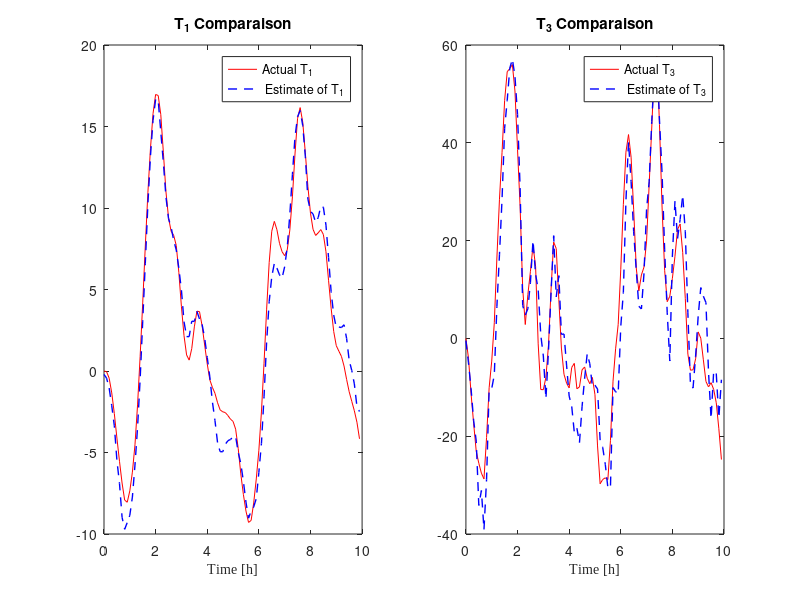
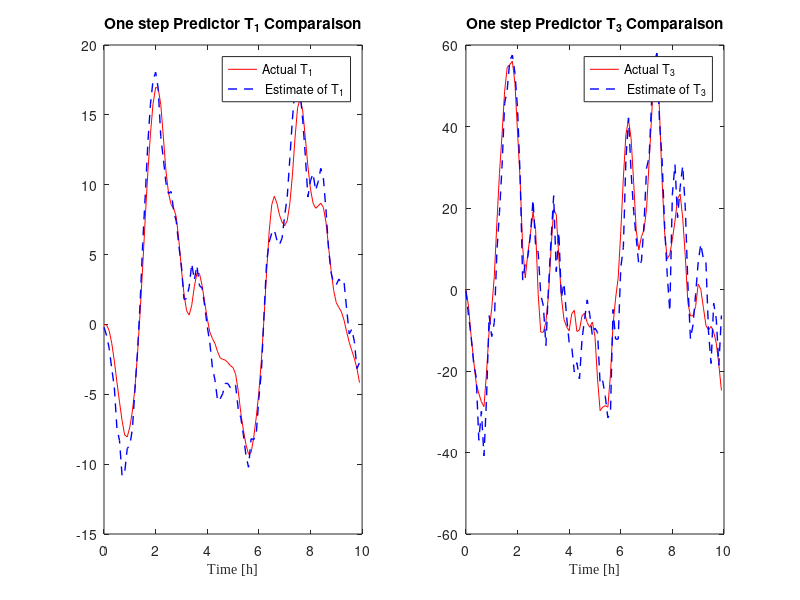
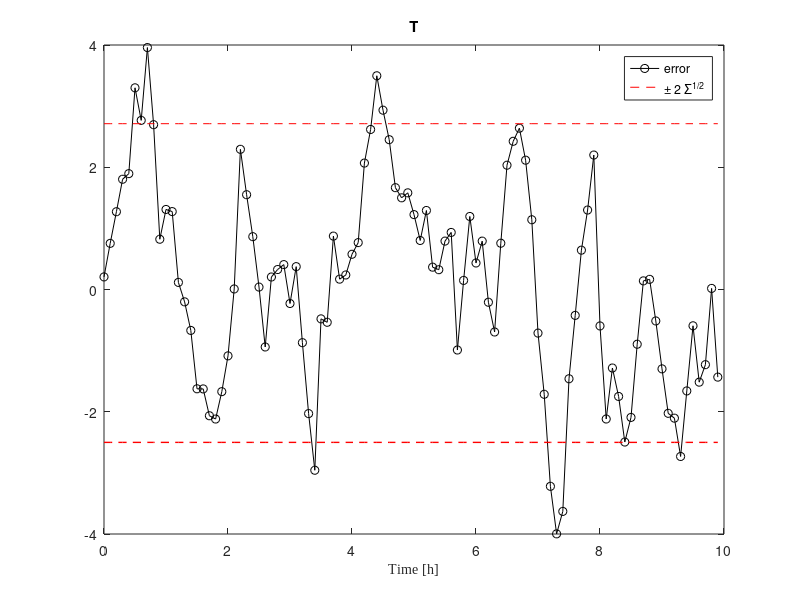
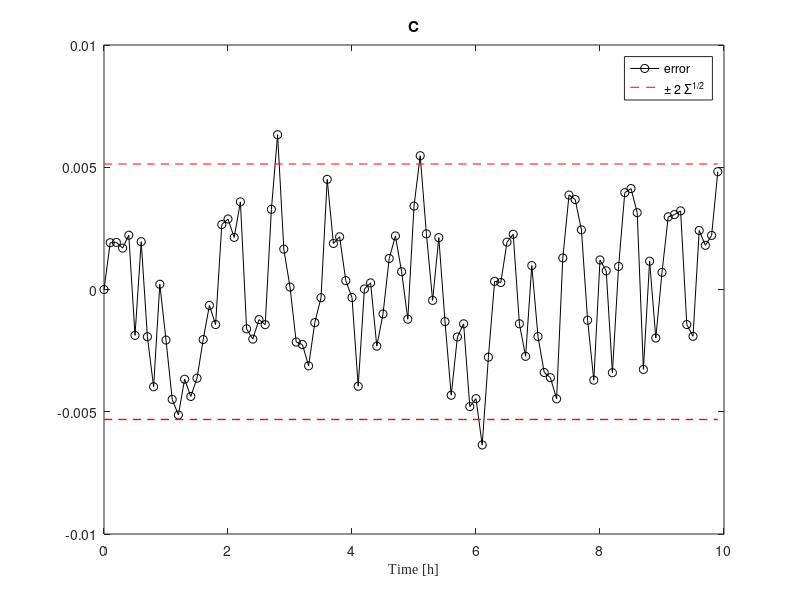

Write the MATLAB code that produced these figures, in order.
clc; close all; clear all 

%%%%%%constants
Q_ss = 2.845*10^6;       % heat (SSOP) [kcal/h]
C_A0_ss = 1;             % inlet conc. (SSOP) [kmole/m^3]
dt=0.1;                  % sample time [h]
s_ss = [362.2 0.0154 0.9846 449.8 385.6];
q_ss = [s_ss(4); Q_ss];  % assume no limitations on performance output q

pbar = 1;                % Assume the disturbance,CA0, is characterized as being colored noise with a mean of 1 kmol e/m
st_div = 0.2;            % standard diviation [kmole/m^3]
tau = 0.25;              % correlation time [h]
Sw = 2*tau*st_div^2;     % spectral density

Sv_1 = 40;               % zero mean white noise with spectral density 1
Sv_2 = 10;               % zero mean white noise with spectral density 2

%matrices
A = [-9.3750,0,0,0,6.875;
    0,-162.538579499525,0,-0.0122619049667084,0;
    0,160.038579499525,-2.5,0.0122619049667084,0;
    2.5,-32007.7158999051,0,-4.95238099334167,0;
    6.875,0,0,2.5,-9.375];

B = [0;0;0;0.00025;0];

G = [0;2.5;0;0;0];

%z=Dx*x+ Du*u+ Dw*w or  q=[T_3 ;Q]=Dx*[s]+ Du*[m]+ Dw*[0]  // where// z=q-qss / w=p-p22 disturbance inputs [Ca0]/ u=m-mss manipulated variables [Q]/ 
Dx = [0 0 0 1 0; 0 0 0 0 0];
Du = [0; 1];
Dw = [0; 0];

%shaping filter (used to model the disturbance)
st_div = 0.2;                   % standard diviation [kmole/m^3]
tau = 0.25;                     % correlation time [h]
Sw = 2*tau*st_div^2;            % spectral density

Swf = [Sw];                     % spectral density with filter
Af = [-1/tau]; 
Gf = [1/tau]; 
Dxf = eye(1);                   % Dx with filter
Dwf = zeros(1);                 % Dw with filter

%Continuous time 
An = [A G*Dxf;0 0 0 0 0 Af];    % new matrix A eq. 5.28
Bn = [B; 0];                    % new matrix B
Gn =[G*Dwf; Gf];                % new matrix G
Dx_new=[Dx Dw*Dxf];             % new matrix Dx
Du_new=Du; 
Dwn=Dw*Dwf;

% sample and hold --> (can be done either before or after addinf shaping filter) Eq 5.136  
nx=6; 
Ndt=200; 
ddt=dt/Ndt; 
sum=zeros(nx); 
Sigw=Swf./dt;
for jjj=1:Ndt
    sum=sum+expm(An*jjj*ddt);
end
Ad_new = expm(An*dt);                 % new matrix Ad
Bd_new = sum*Bn*ddt;                  % new matrix Bd
Gd_new = sum*Gn*ddt;                  % new matrix Gd

L = (10^4)*[0.0047 -1.6407 0 0.0084 0.0036 -0.7817];

%%% Part (i)discrete-time Kalman filter and simulate the closed-loop (10 hours with initial condition at steady-state)
display('i')
dt = 0.1;
Sv = diag([40 10]);
Sigv = Sv/dt;

% outout equation: y=Cx+v (in our case it is T1, T3 + white nosie) 
C = [1 0 0 0 0 0; 0 0 0 1 0 0];

% Simulate with Stochastic Disturbance
NNN=round(10/dt); 
ttt=zeros(1,NNN); 
xxx=zeros(nx,NNN);
xxx(:,1)=zeros(nx,1);
yyy=zeros(2,NNN); 
randn('state',2^6-1);

for ii=1:NNN-1
ttt(ii+1)=dt*ii;
ww=randn*sqrt(Sigw); 
xxx(:,ii+1)=Ad_new*xxx(:,ii)+Gd_new*ww;
vv=sqrt(Sigv)*randn(2,1); 
yyy(:,ii)=C*xxx(:,ii)+vv;
end

%%%% Design Optimal Filter
Sige_plus = dare(Ad_new',C',Gd_new*Sigw*Gd_new',Sigv)
Sige = inv(inv(Sige_plus)+C'*inv(Sigv)*C)
K = Sige*C'*inv(Sigv)

% Implement Optimal Filter
xxx_hat=zeros(nx,NNN); 
xxx_hat_plus=zeros(nx,NNN);
xxx_hat_plus(:,1)=zeros(nx,1);

for ii=1:NNN-1
xxx_hat(:,ii)=xxx_hat_plus(:,ii)+K*(yyy(:,ii)-C*xxx_hat_plus(:,ii));
xxx_hat_plus(:,ii+1)=Ad_new*xxx_hat(:,ii);
end
xxx_hat(:,NNN)=xxx_hat_plus(:,NNN)+K*(yyy(:,NNN)-C*xxx_hat_plus(:,NNN));

%Plot Estimates
figure(1)
subplot(1,2,1)
 plot(ttt,xxx(1,:),'r-',ttt,xxx_hat(1,:),'b--','linewidth',1)
legend('Actual T_1',' Estimate of T_1')
title('T_1 Comparaison')
xlabel('Time [h]','FontSize',10,'FontName','Times New Roman');
subplot(1,2,2)
plot(ttt,xxx(4,:),'r-',ttt,xxx_hat(4,:),'b--','linewidth',1)
legend('Actual T_3',' Estimate of T_3')
title('T_3 Comparaison')
xlabel('Time [h]','FontSize',10,'FontName','Times New Roman');

%%%Part (ii)one-step prediction form of Kalman filter (eq 6.76 or 6.82=ss)
display('ii')
Kplus = Ad_new*Sige_plus*C'*inv(C*Sige_plus*C'+Sigv) %% Sige_plus from Design Optimal Filter -->I used eq 6.76

% Implement Optimal Filter
xxx_hat=zeros(nx,NNN); 
xxx_hat_plus=zeros(nx,NNN);
xxx_hat_plus(:,1)=zeros(nx,1);

for ii=1:NNN-1
xxx_hat(:,ii)=xxx_hat_plus(:,ii)+Kplus*(yyy(:,ii)-C*xxx_hat_plus(:,ii));
xxx_hat_plus(:,ii+1)=Ad_new*xxx_hat(:,ii);
end
xxx_hat(:,NNN)=xxx_hat_plus(:,NNN)+Kplus*(yyy(:,NNN)-C*xxx_hat_plus(:,NNN));

%Plot Estimates
figure(2)
subplot(1,2,1) 
plot(ttt,xxx(1,:),'r-',ttt,xxx_hat(1,:),'b--','linewidth',1) %is this T1?
legend('Actual T_1',' Estimate of T_1')
title('One step Predictor T_1 Comparaison')
xlabel('Time [h]','FontSize',10,'FontName','Times New Roman');
subplot(1,2,2)
plot(ttt,xxx(4,:),'r-',ttt,xxx_hat(4,:),'b--','linewidth',1) %is this T3?
legend('Actual T_3',' Estimate of T_3')
title('One step Predictor T_3 Comparaison')
xlabel('Time [h]','FontSize',10,'FontName','Times New Roman');

%%%Part (iii)Make plots of the estimation errors and two standard deviation envelopes of error variances for all state variables for both the estimator and the one-step predicator.
%%%third plot on pg 214 textbook (e_k and +/- 2*SigmaE^1/2
%error_puls = x_k - x_hat_k_plus


%make two figures, one for estimator, other for step predictor 
error=zeros(nx,NNN);
meanerror=zeros(nx,NNN);
sdpos1=zeros(nx,NNN);
sdneg1=zeros(nx,NNN);
error_plus=zeros(nx,NNN);
meanerror_plus=zeros(nx,NNN);
sdpos2=zeros(nx,NNN);
sdneg2=zeros(nx,NNN);
ii=0;
for ii=1:NNN
error(:,ii)=xxx(:,ii)-xxx_hat(:,ii);
end 

% Stehart chart with upper limit and lower limit 
jjj=0;
    for jjj=1:nx
    meanerror(jjj,:)=mean(error(jjj,:));
    end

ii=0;
for ii=1:NNN
for jjj=1:nx
sdpos1(jjj,ii)=meanerror(jjj,ii)+2*Sige(jjj,jjj)^(0.5);
sdneg1(jjj,ii)=meanerror(jjj,ii)-2*Sige(jjj,jjj)^(0.5);
end
end 

titles=["T_1";"C_A";"C_B";"T_3";"T_4";"L"];

for j=1:nx
    figure()
    plot(ttt,error(j,:),'k-o' ,ttt,sdpos1(j,:),'r--',ttt,sdneg1(j,:),'r--','linewidth',1)
    legend('error','\pm 2 \Sigma^{1/2}')
    title(titles(j))
    xlabel('Time [h]','FontSize',10,'FontName','Times New Roman');
    
end 

for ii=1:NNN
error_plus(:,ii)=xxx(:,ii)-xxx_hat_plus(:,ii);
end 

% Stehart chart with upper limit and lower limit 
jjj=0;
    for jjj=1:nx
    meanerror_plus(jjj,:)=mean(error_plus(jjj,:));
    end

ii=0;
for ii=1:NNN
for jjj=1:nx
sdpos2(jjj,ii)=meanerror_plus(jjj,ii)+2*Sige_plus(jjj,jjj)^(0.5);
sdneg2(jjj,ii)=meanerror_plus(jjj,ii)-2*Sige_plus(jjj,jjj)^(0.5);
end
end 


titles=["T_1+";"C_A+";"C_B+";"T_3+";"T_4+";"L+"];

for j=1:nx
    figure()
    plot(ttt,error_plus(j,:),'k-o',ttt,sdpos2(j,:),'r--',ttt,sdneg2(j,:),'r--','linewidth',1)
    legend('error','\pm 2 \Sigma^{1/2}')
    title(titles(j))
    xlabel('Time [h]','FontSize',10,'FontName','Times New Roman');
    
end 
